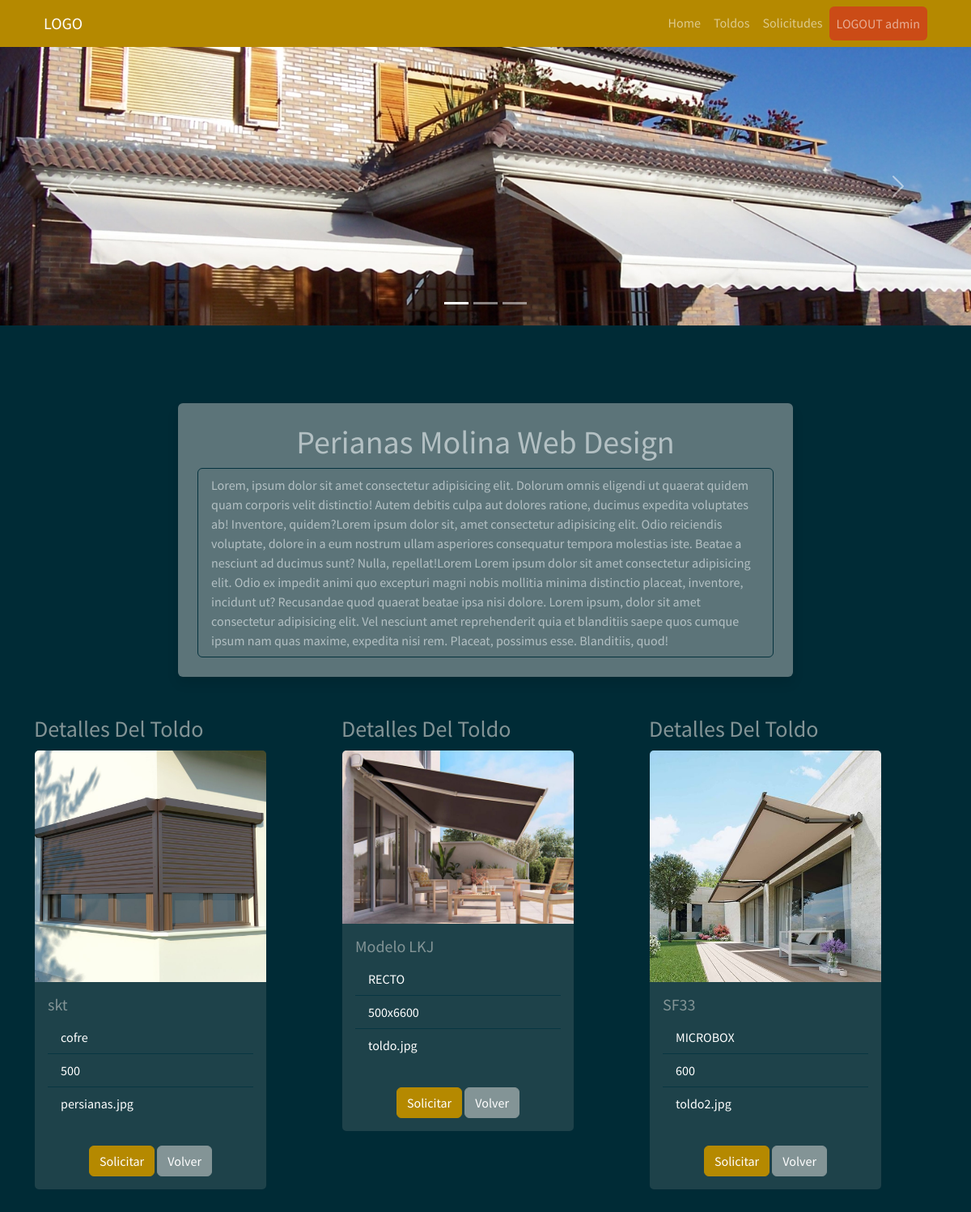
The app's page /toldo_user (signed in) with its own data.
### myapp/models.py (models this page shows)
    class Toldo(db.Model):
        __tablename__ = "Toldo"  # Nombre de la tabla que se crea
        Toldo_id = db.Column("toldo_id", db.Integer, Sequence(
            'toldo_id_seq'),  primary_key=True)
        Modelo = db.Column(db.String(20))
        Tipo = db.Column(db.String(30))
        Dimensiones = db.Column(db.String(30))
        Imagen = db.Column(db.String(30))

### myapp/views.py (the view)
    @app.route("/toldo_user", methods=["GET", "POST"])
    def toldo_user():
        list_toldo = db_access["list_toldos"]
        toldos = list_toldo()
        usuario = session['usuario']
        usu = usuario
        return render_template("user/toldos_user.html", toldos=toldos, usu=usu)

### myapp/templates/user/toldos_user.html (shortened to what this page needs)
<!DOCTYPE html>
<html>
<head>
    <link href="https://cdn.jsdelivr.net/npm/bootstrap@5.1.3/dist/css/bootstrap.min.css" rel="stylesheet"
>
    <link rel="stylesheet" href="../static/style/bootstrap.min(8).css">
    <link href="https://cdnjs.cloudflare.com/ajax/libs/font-awesome/4.0.3/css/font-awesome.css" rel="stylesheet">
</head>
<body>
    {% include 'includes/navbar_user.html' %}
    <div id="carouselExampleIndicators" class="carousel slide" data-bs-ride="carousel">
        <ol class="carousel-indicators">
            <li data-bs-target="#carouselExampleIndicators" data-bs-slide-to="0" class="active"></li>
            <li data-bs-target="#carouselExampleIndicators" data-bs-slide-to="1"></li>
            <li data-bs-target="#carouselExampleIndicators" data-bs-slide-to="2"></li>
        </ol>
        <div class="carousel-inner">
            <div class="carousel-item active">
                <img src="../static/style/img/carrousel/6.jpg" class="d-block w-100" alt="..."
                    style="max-width:100%;height:auto;">
            </div>
        </div>
        <a class="carousel-control-prev" href="#carouselExampleIndicators" role="button" data-bs-slide="prev">
            <span class="carousel-control-prev-icon" aria-hidden="true"></span>
        </a>
        <a class="carousel-control-next" href="#carouselExampleIndicators" role="button" data-bs-slide="next">
            <span class="carousel-control-next-icon" aria-hidden="true"></span>
        </a>
    </div>
    <section class="pt-5 pb-5">
        <div class="container">
            <div class="row justify-content-center mt-5">
                <div class="col-8 bg-secondary p-4 rounded shadow text-white" style="opacity: 0.7;">
                    <h1 class=" row justify-content-center ">Perianas Molina Web Design</h1>
                    <ul class="list-group">
                        <li class="list-group-item">Lorem, ipsum dolor sit amet consectetur adipisicing elit. Dolorum
                            omnis
                            eligendi ut quaerat quidem quam corporis velit distinctio! Autem debitis culpa aut dolores
                            ratione, ducimus expedita voluptates ab! Inventore, quidem?Lorem ipsum dolor sit, amet
                            consectetur adipisicing elit. Odio reiciendis voluptate, dolore in a eum nostrum ullam
                            asperiores consequatur tempora molestias iste. Beatae a nesciunt ad ducimus sunt? Nulla,
                            repellat!Lorem Lorem ipsum dolor sit amet consectetur adipisicing elit. Odio ex impedit
                            animi
                            quo excepturi magni nobis mollitia minima distinctio placeat, inventore, incidunt ut?
                            Recusandae
                            quod quaerat beatae ipsa nisi dolore. Lorem ipsum, dolor sit amet consectetur adipisicing
                            elit.
                            Vel nesciunt amet reprehenderit quia et blanditiis saepe quos cumque ipsum nam quas maxime,
                            expedita nisi rem. Placeat, possimus esse. Blanditiis, quod!</li>
                    </ul>
                </div>
            </div>
            <div class="row mt-5">
                {% for toldo in toldos %}
                <div class="col-4">
                    <p class="list-group">
                    <h3>Detalles Del Toldo</h3>
                    <div class="card" style="width: 18rem;">
                        <img src="../static/style/img/{{toldo.Imagen}}" class="card-img-top" alt="...">
                        <div class="card-body">
                            <h5 class="card-title">
                                {{toldo.Modelo}}
                            </h5>
                            <ul class="list-group list-group-flush">
                                <li class="list-group-item">
                                    {{toldo.Tipo}}
                                </li>
                                <li class="list-group-item">
                                    {{toldo.Dimensiones}}
                                </li>
                                <li class="list-group-item">
                                    {{toldo.Imagen}}
                                </li>
                            </ul>
                        </div>
                        <div class="card-body mx-auto">
                            <a class="btn btn-primary" href="/details_toldo/{{toldo.Toldo_id}}">Solicitar</a>
                            <a class="btn btn-secondary" href="#">Volver</a>
                        </div>
                    </div>
                    </p>
                </div>
                {% endfor %}
            </div>
        </div>
    </section>
</body>
</html>

### myapp/templates/includes/navbar_user.html (shortened to what this page needs)
<link href="https://cdnjs.cloudflare.com/ajax/libs/font-awesome/5.10.0/css/all.min.css" rel="stylesheet">
<div class="container-fluid bg-primary">
    <div class="container">
        <nav class="navbar navbar-expand-lg navbar-dark">
            <div class="container-fluid">
                <a class="navbar-brand" href="#">LOGO</a>
                <div class="collapse navbar-collapse" id="navbarSupportedContent">
                    <ul class="navbar-nav ms-auto mb-2 mb-lg-0">
                        <li class="nav-item">
                            <a class="nav-link " aria-current="page" href="/inicio_usu">Home</a>
                        </li>
                        <li class="nav-item">
                            <a class="nav-link" href="/toldo_user">Toldos</a>
                        </li>
                        <li class="nav-item">
                            <a class="nav-link" href="/solicitudes">Solicitudes</a>
                        </li>
                        <li class="nav-item">
                            <a href="/logout" class="nav-link  bg-warning btn" tabindex="-1"
                                aria-disabled="true">LOGOUT {{usu}}</a>
                        </li>
                    </ul>
                </div>
            </div>
        </nav>
    </div>
</div>

### records on screen
Toldo: Imagen (picture), Modelo "skt", Tipo "cofre", Dimensiones "500", Imagen "persianas.jpg"
Toldo: Imagen (picture), Modelo "Modelo LKJ", Tipo "RECTO", Dimensiones "500x6600", Imagen "toldo.jpg"
Toldo: Imagen (picture), Modelo "SF33", Tipo "MICROBOX", Dimensiones "600", Imagen "toldo2.jpg"

### other values on screen
{{ usu }} "admin"
